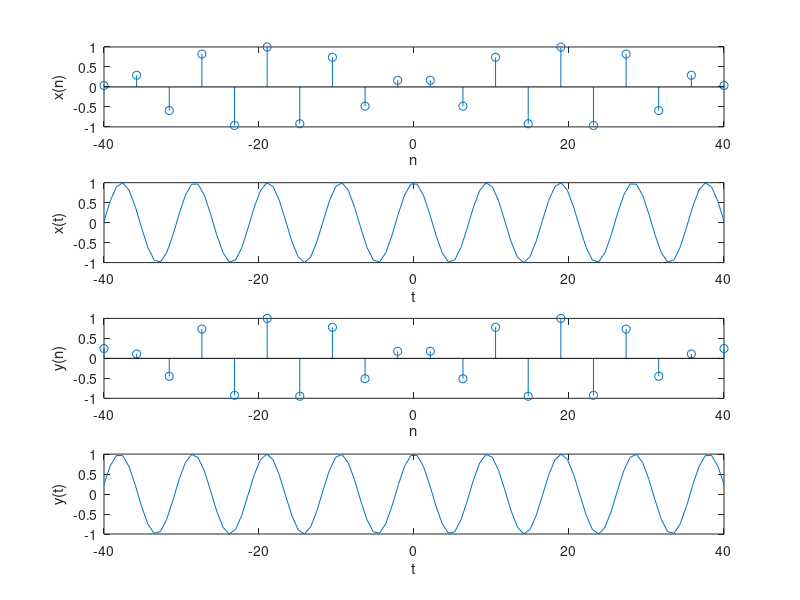

Recreate this plot in MATLAB.
n = linspace(-40,40,20);
t = linspace(-40,40);

Xn = cos((2.*n)./3);
Xt = cos((2.*t)./3);

Yn = cos((8.*pi.*n)./38);
Yt = cos((8.*pi.*t)./38);

subplot(4,1,1)
stem(n,Xn)
xlabel('n')
ylabel('x(n)')

subplot(4,1,2)
plot(t,Xt)
xlabel('t')
ylabel('x(t)')

subplot(4,1,3)
stem(n,Yn)
xlabel('n')
ylabel('y(n)')

subplot(4,1,4)
plot(t,Yt)
xlabel('t')
ylabel('y(t)')